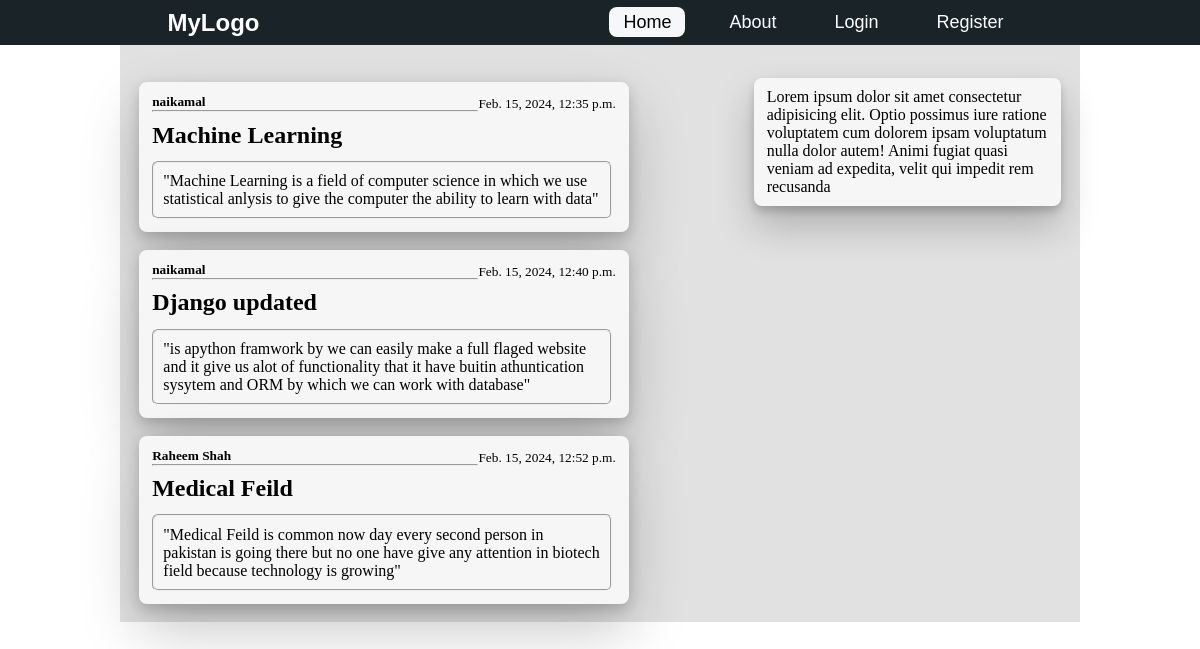
/, run on an earlier commit of the app's database.
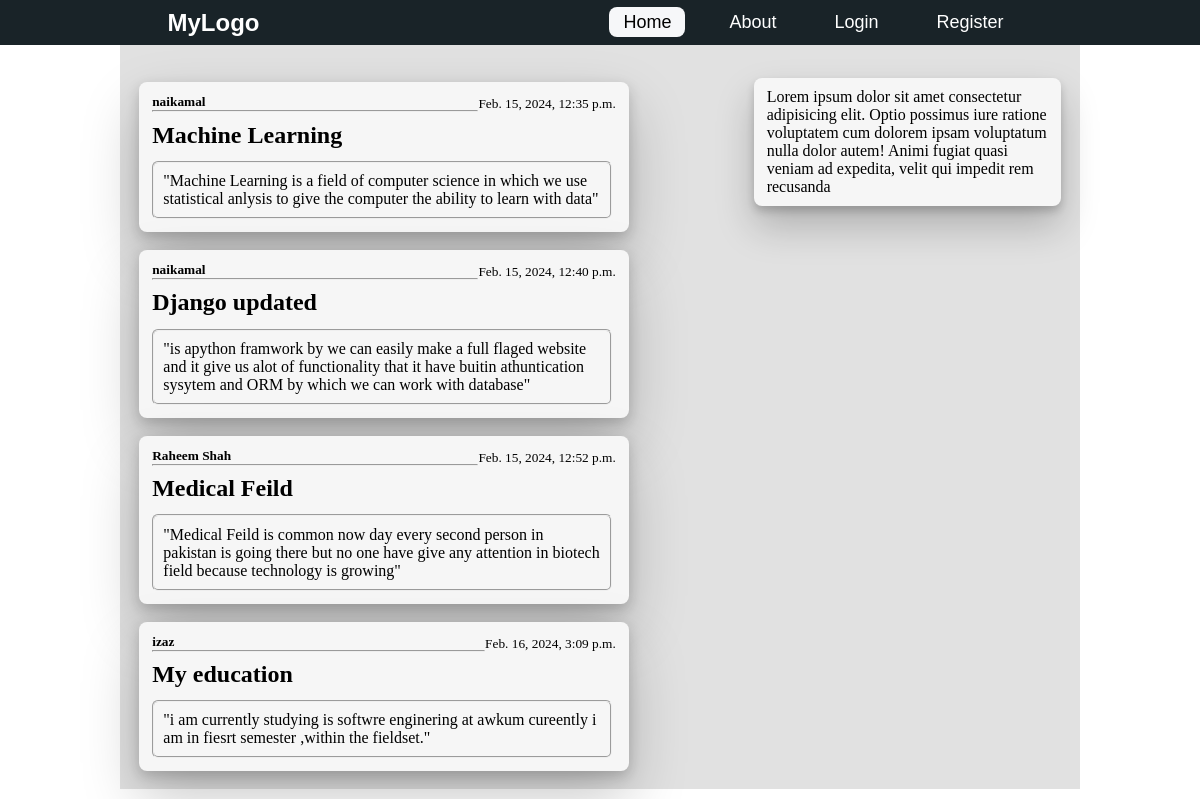
And on a later commit of the database.
### blog/models.py (models this page shows, shortened)
class Post(models.Model):
    title=models.CharField(max_length=100)
    content=models.TextField()
    date_posted=models.DateTimeField(default=timezone.now)
    auther=models.ForeignKey(User,on_delete=models.CASCADE)

### blog/views.py (the view)
# urls.py: path('',views.home ,name='blog-home'),
def home(request):
    context={
        'posts':Post.objects.all()
    }
    return render(request,'blog/index.html',context)

### blog/templates/blog/index.html
{% extends "blog/base.html" %}
{% block content %}
{% for post in posts %}
<div class="eachpost">
    <small><b>{{post.auther}}</b></small>
    <small class="date">{{post.date_posted}}</small>
    <hr>
    <h2>{{post.title}}</h2>
    <fieldset>
        <p>"{{post.content}}"</p>
    </fieldset>
</div>
<br>
{% endfor %}
{% endblock content %}

### blog/templates/blog/base.html (shortened to what this page needs)
{% load static %}
<!DOCTYPE html>
<html lang="en">
<head>
    <link rel="stylesheet" href='{% static "blog/css/style.css" %}'>
    <link rel="stylesheet" href="https://cdnjs.cloudflare.com/ajax/libs/font-awesome/4.7.0/css/font-awesome.min.css">
</head>
<body>
    <header>
        <nav class="navbar">
            <div class="logo"><a href="{% url 'blog-home' %}">MyLogo</a></div>
            <ul>
                <li><a href="{% url 'blog-home' %}" class="active">Home</a></li>
                <li><a href="{% url 'blog-about' %}">About</a></li>
                {% if user.is_authenticated %}
                    <li><a href="#">Profile</a></li>
                    <li><a href="{% url 'logout' %}">Logout</a></li>
                {% else %}
                    <li><a href="{% url 'login' %}">Login</a></li>
                    <li><a href="{% url 'register' %}">Register</a></li>
                {% endif %}
            </ul>
        </nav>
    </header>
    <main>
        <div class="container">
            <div class="main">
                {% block content %}
                {% endblock content %}
            </div>
            <div class="aside">
                <p>Lorem ipsum dolor sit amet consectetur adipisicing elit. Optio possimus iure ratione voluptatem cum
                    dolorem ipsam voluptatum nulla dolor autem! Animi fugiat quasi veniam ad expedita, velit qui impedit
                    rem recusanda
                </p>
            </div>
        </div>
    </main>
</body>
</html>

### blog/static/blog/css/style.css (style rules this page uses)
* { margin: 0; padding: 0; box-sizing: border-box; }
header { color: white; background-color: rgb(25, 35, 40); }
nav { display: flex; justify-content: space-around; height: 45px; align-items: center; font-family: sans-serif; font-size: 18px; }
nav ul { display: flex; }
nav li { margin-inline: 15px; list-style: none; }
.logo a { font-weight: 600; font-size: x-large; cursor: pointer; text-decoration: none; color: #ffffff; }
nav ul li a { text-decoration: none; color: white; padding: 5px 14px; }
nav ul li a:hover, nav ul li a.active { background-color: rgb(246, 247, 249); border-radius: 8px; color: black; }
body { background-color: #ffffff; }
.container { background-color: #e1e1e1; width: 80%; display: flex; padding: 23px 0 0 0px; margin: auto; box-sizing: border-box; justify-content: space-between; height: min-content; }
.main { box-sizing: border-box; border-radius: 8px; padding: 1.5% 2% 0 2%; width: 55%; }
.aside { box-sizing: border-box; margin: 1% 2%; border-radius: 8px; background-color: #f6f6f6; width: 32%; height: min-content; box-shadow: 0 20px 38px 0 rgba(0, 0, 0, .22), 0 5px 9px 0 rgba(0, 0, 0, .18); padding: 10px 13px; order: 1; }
.eachpost { background-color: #f6f6f6; border-radius: 8px; padding: 10px 13px; box-shadow: 0 26px 58px 0 rgba(0, 0, 0, .22), 0 5px 14px 0 rgba(0, 0, 0, .18); }
.eachpost h2 { display: inline-block; align-items: center; margin: 2% 0; }
.date { float: right; padding-top: 4px; }
.eachpost fieldset { border-radius: 6px; margin: 3px 4px 3px 0; }
.eachpost fieldset p { padding: 2%; }

What changed in the data, as far as the page shows it:
added Post: auther "izaz", date_posted "Feb. 16, 2024, 3:09 p.m.", title "My education", content "i am currently studying is softwre enginering at awkum cureently i am in fiesrt semester ,within the fieldset."
